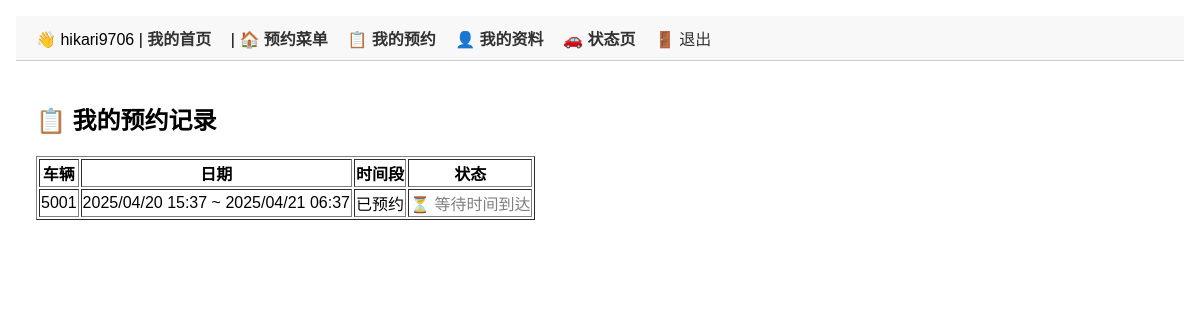
Page /vehicles/my_reservations/ (signed in) on the committed database.
### accounts/models.py (models this page shows, shortened)
class DriverUser(AbstractUser):
    is_formal = models.BooleanField(default=False)
    is_temporary = models.BooleanField(default=False)

### vehicles/models.py (models this page shows, shortened)
class Reservation(models.Model):
    driver = models.ForeignKey(settings.AUTH_USER_MODEL, on_delete=models.CASCADE, verbose_name="司机")
    vehicle = models.ForeignKey(Vehicle, on_delete=models.CASCADE, verbose_name="车辆")
    date = models.DateField(verbose_name="预约日期")             # ✅ 开始日期
    end_date = models.DateField(verbose_name="结束日期")         # ✅ 结束日期（支持跨日）
    start_time = models.TimeField(verbose_name="开始时间")
    end_time = models.TimeField(verbose_name="结束时间")
    status = models.CharField(
        max_length=10,
        choices=[
            ('pending', '申请中'),
            ('reserved', '已预约'),
            ('out', '已出库'),
            ('canceled', '已取消'),
        ],
        default='pending',
        verbose_name="状态"
    )
    actual_departure = models.DateTimeField(null=True, blank=True, verbose_name="实际出库时间")
    actual_return = models.DateTimeField(null=True, blank=True, verbose_name="实际还车时间")

class Vehicle(models.Model):
    STATUS_CHOICES = [
        ('available', '可预约'),
        ('reserved', '已预约'),
        ('out', '已出库'),
        ('maintenance', '维修中'),
    ]
    license_plate = models.CharField(max_length=20, unique=True, verbose_name="车牌号")
    model = models.CharField(max_length=50, verbose_name="车型")
    status = models.CharField(max_length=20, choices=STATUS_CHOICES, default='available', verbose_name="状态")
    photo = models.ImageField(upload_to='vehicle_photos/', blank=True, null=True, verbose_name="车辆照片")
    inspection_date = models.DateField(blank=True, null=True, verbose_name="车检日期")
    notes = models.TextField(blank=True, verbose_name="备注")
    class Meta:
        verbose_name = "车辆"
        verbose_name_plural = "车辆"

### vehicles/views.py (the view)
# urls.py: path('my_reservations/', my_reservations_view, name='my_reservations'),
@login_required
def my_reservations_view(request):
    reservations = Reservation.objects.filter(driver=request.user).order_by('-date')
    today = timezone.localdate()
    now = timezone.localtime()  # ✅ 当前时间（包含小时分钟）
    return render(request, 'vehicles/my_reservations.html', {
        'reservations': reservations,
        'today': today,
        'now': now
    })

### templates/vehicles/my_reservations.html (shortened to what this page needs)
{% extends 'base.html' %}
{% block content %}
<h2>📋 我的预约记录</h2>
<table border="1">
  <tr>
    <th>车辆</th><th>日期</th><th>时间段</th><th>状态</th>
  </tr>
  {% for r in reservations %}
  <tr>
    <td>{{ r.vehicle.license_plate }}</td>
    <td>
      {% include 'partials/_time_range_snippet.html' with obj=r %}
    </td>
    <td>{{ r.get_status_display }}</td>
    <td>
      {% if r.status == 'pending' %}
        <a href="{% url 'edit_reservation' r.id %}">✏️ 修改</a> |
        <a href="{% url 'delete_reservation' r.id %}">❌ 删除</a>
      {% elif r.status == 'reserved' and r.date == today %}
        {% if now.time >= r.start_time and now.time <= r.end_time %}
          {% if not r.actual_departure %}
            <button onclick="openTimePopup('{{ r.id }}', 'departure')">🚗 出库</button>
          {% elif not r.actual_return %}
            <button onclick="openTimePopup('{{ r.id }}', 'return')">🅿️ 入库</button>
          {% else %}
            ✅ 出入库完成
          {% endif %}
        {% else %}
          <span style="color:gray;">⏳ 等待时间到达</span>
        {% endif %}
      {% elif r.status == 'out' %}
        {% if not r.actual_return %}
          <button onclick="openTimePopup('{{ r.id }}', 'return')">🅿️ 入库</button>
        {% else %}
          ✅ 完成
        {% endif %}
      {% else %}
        -
      {% endif %}
    </td>
  </tr>
  {% endfor %}
</table>
{% endblock %}

### templates/base.html (shortened to what this page needs)
<!DOCTYPE html>
<html>
<head>
</head>
<body>
  <nav>
    {% if user.is_authenticated %}
      👋 {{ user.username }} |
      {% if request.user.is_staff %}
          <a href="{% url 'admin_dashboard' %}">我的首页</a>
      {% else %}
          <a href="{% url 'driver_dashboard' %}">我的首页</a>
      {% endif %} |
      <a href="{% url 'reservation_dashboard' %}">🏠 预约菜单</a>
      <a href="{% url 'my_reservations' %}">📋 我的预约</a>
      <a href="{% url 'profile' %}">👤 我的资料</a>
      <a href="{% url 'vehicle_status' %}">🚗 状态页</a>
      <form method="post" action="{% url 'logout' %}" style="display:inline;">
        <button type="submit">🚪 退出</button>
      </form>
    {% else %}
      <a href="{% url 'login' %}">登录</a>
    {% endif %}
  </nav>
  <div class="container">
    {% block content %}
    {% endblock %}
  </div>
</body>
</html>

### templates/partials/_time_range_snippet.html (shortened to what this page needs)
{{ obj.date|date:"Y/m/d" }} {{ obj.start_time|time:"H:i" }} ~
{{ obj.end_date|default:obj.date|date:"Y/m/d" }} {{ obj.end_time|time:"H:i" }}

### templates/base.html (style rules this page uses)
body { font-family: sans-serif; padding: 1em; margin: 0; }
nav { background-color: #f8f8f8; padding: 10px 20px; border-bottom: 1px solid #ccc; }
nav a, nav button { margin-right: 15px; text-decoration: none; color: #333; font-weight: bold; }
nav button { background: none; border: none; cursor: pointer; font: inherit; padding: 0; }
.container { padding: 20px; }

### rows in the picture
DriverUser: username "hikari9706"
Reservation: vehicle.license_plate "5001", date "2025/04/20", start_time "15:37", end_date "2025/04/21", end_time "06:37", status "已预约", shows "⏳ 等待时间到达"
